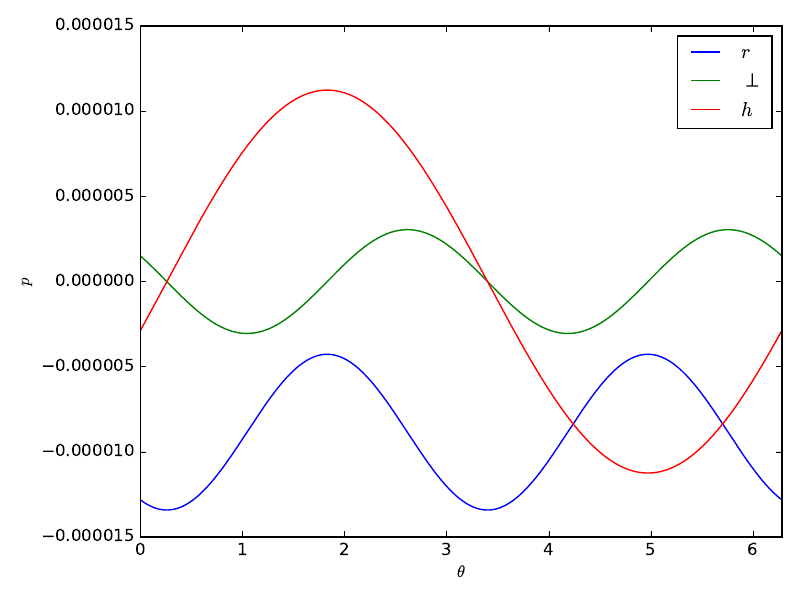

Reproduce this figure in Python.
import matplotlib.pyplot as plt
import pandas as pd
import numpy as np


def b():
    mu = 398600.4 #km^3/s^2
    J2 = 1.08263e-3
    i, w = 0.4969, 2.8841
    r = 6378 + 568
    theta = np.linspace(0, 2*np.pi, 1000)

    p_r = (-mu/(r**2)) * (3/2) * J2 * (1 - 3 * np.sin(i)**2 * np.sin(w + theta)**2)
    p_p = (-mu/(r**2)) * (3/2) * J2 * (np.sin(i)**2 * np.sin(2*(w + theta)))
    p_h = (-mu/(r**2)) * (3/2) * J2 * (np.sin(2*i) * np.sin(w + theta))

    res = [theta, p_r, p_p, p_h]

    plt.close('all')
    pd.DataFrame(res).T.plot(x=0, y=[1, 2, 3])
    plt.legend(['$r$', '$\perp$', '$h$'])
    plt.xlabel('$\\theta$')
    plt.ylabel('$p$')
    plt.tight_layout()
    plt.savefig('p4.pdf')
